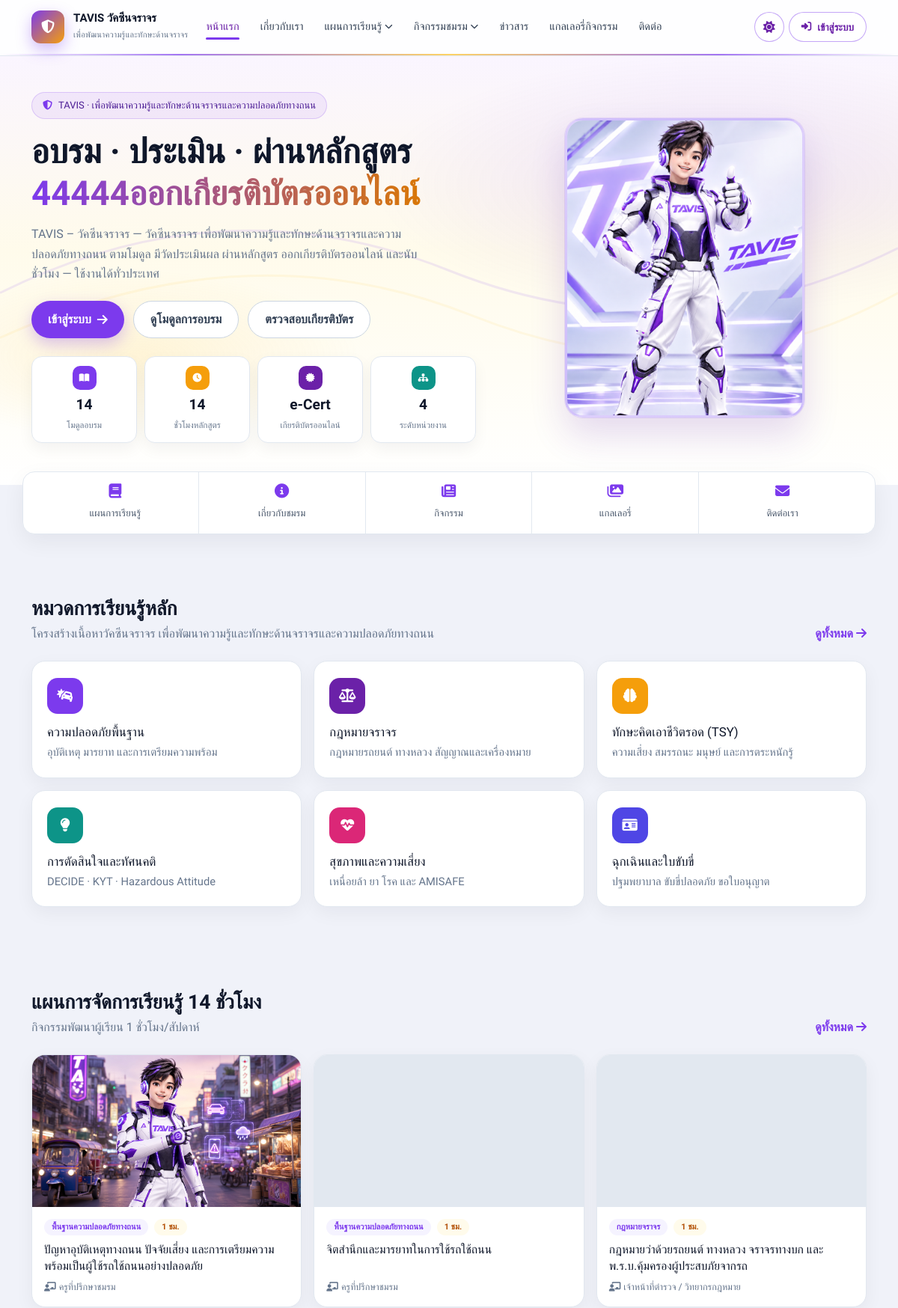
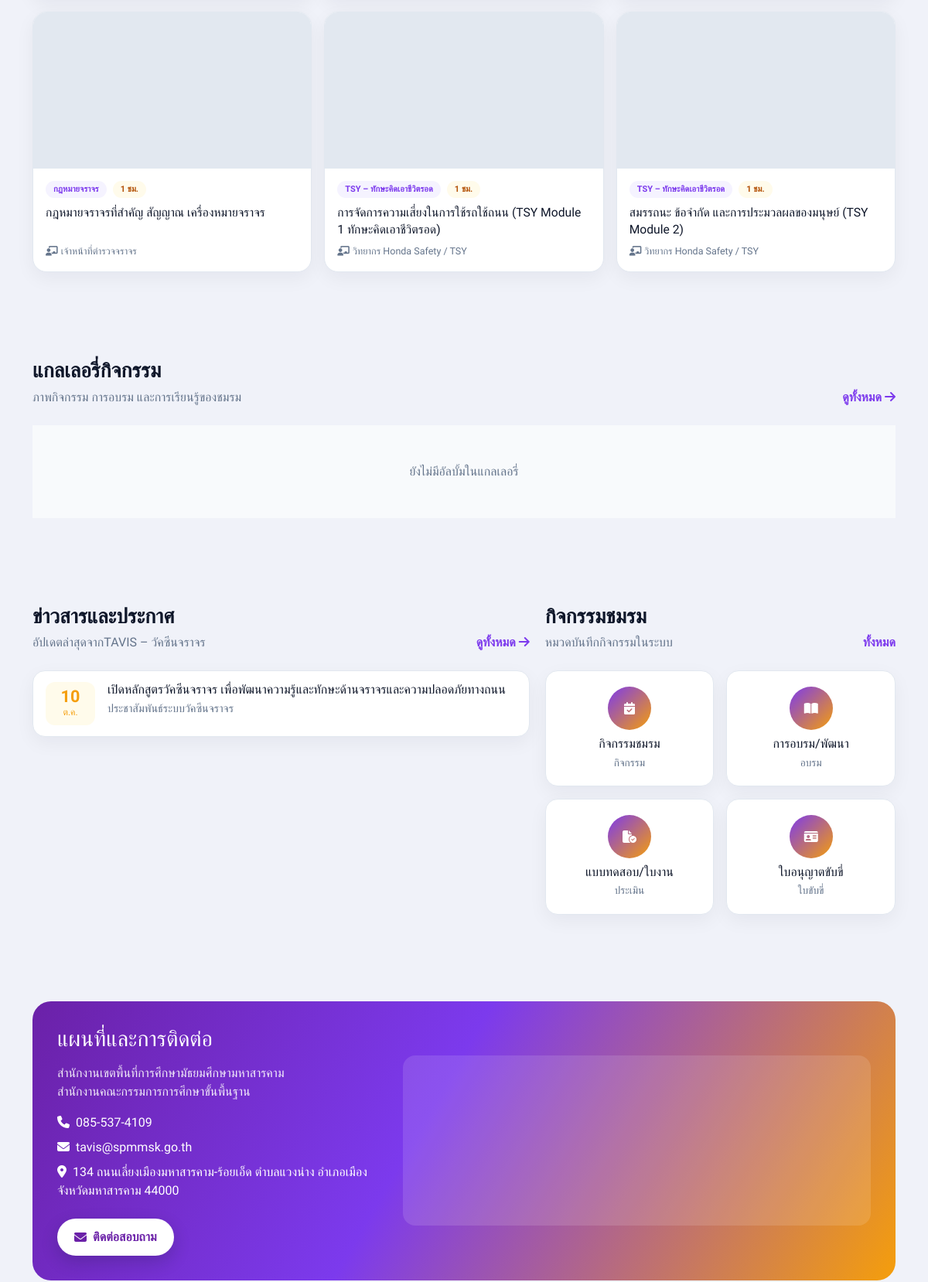
The page / (upper part) on the database its author committed (2 pictures, top to bottom).
### tables this page shows
CREATE TABLE `news` (
  `id` INT UNSIGNED NOT NULL AUTO_INCREMENT,
  `title` VARCHAR(255) NOT NULL,
  `slug` VARCHAR(255) NOT NULL,
  `excerpt` TEXT,
  `content` MEDIUMTEXT,
  `cover_image` VARCHAR(255) DEFAULT NULL,
  `category` VARCHAR(80) DEFAULT 'กิจกรรม',
  `status` TINYINT(1) NOT NULL DEFAULT 1,
  `published_at` DATETIME DEFAULT NULL,
  `views` INT NOT NULL DEFAULT 0,
  `created_by` INT UNSIGNED DEFAULT NULL,
  `created_at` DATETIME NOT NULL DEFAULT CURRENT_TIMESTAMP,
  `updated_at` DATETIME NOT NULL DEFAULT CURRENT_TIMESTAMP ON UPDATE CURRENT_TIMESTAMP,
  PRIMARY KEY (`id`),
  UNIQUE KEY `uk_news_slug` (`slug`)
);

### app/Views/web/home.php (the view, shortened to what the rows shown need)
<?php
$org = (string) setting('org_name');
?>
<section class="home-hero">
  <div class="container">
    <div class="home-hero-grid">
      <div>
        <h1>อบรม · ประเมิน · ผ่านหลักสูตร<br><em>44444ออกเกียรติบัตรออนไลน์</em></h1>
      </div>
    </div>
  </div>
</section>
<section class="ws-section">
  <div class="container">
    <div class="ws-section-head">
      <div>
        <h2>หมวดการเรียนรู้หลัก</h2>
      </div>
    </div>
  </div>
</section>
<section class="ws-section">
  <div class="container">
    <div class="ws-section-head">
      <div>
        <h2>แผนการจัดการเรียนรู้ 14 ชั่วโมง</h2>
      </div>
    </div>
  </div>
</section>
<section class="ws-section">
  <div class="container">
    <div class="ws-section-head">
      <div>
        <h2>แกลเลอรี่กิจกรรม</h2>
      </div>
    </div>
  </div>
</section>
<section class="ws-section">
  <div class="container">
    <div class="row g-4">
      <div class="col-lg-7">
        <div class="ws-section-head">
          <div>
            <h2>ข่าวสารและประกาศ</h2>
          </div>
        </div>
        <div class="ws-news-list">
          <?php if (!empty($news)): foreach ($news as $n):
            $ts = strtotime((string)($n['published_at'] ?? $n['created_at'] ?? 'now')) ?: time();
            $day = date('j', $ts);
            $months = [1=>'ม.ค.',2=>'ก.พ.',3=>'มี.ค.',4=>'เม.ย.',5=>'พ.ค.',6=>'มิ.ย.',7=>'ก.ค.',8=>'ส.ค.',9=>'ก.ย.',10=>'ต.ค.',11=>'พ.ย.',12=>'ธ.ค.'];
            $mon = $months[(int)date('n', $ts)] ?? '';
          ?>
            <a class="ws-news-item" href="<?= url('/news/' . $n['slug']) ?>">
              <div class="ws-news-date"><strong><?= e($day) ?></strong><span><?= e($mon) ?></span></div>
              <div>
                <h3><?= e($n['title']) ?></h3>
                <p><?= e($n['excerpt'] ?: $org) ?></p>
              </div>
            </a>
          <?php endforeach; else: ?>
            <div class="ws-empty">ยังไม่มีข่าวสาร</div>
          <?php endif; ?>
        </div>
      </div>
      <div class="col-lg-5">
        <div class="ws-section-head">
          <div>
            <h2>กิจกรรมชมรม</h2>
          </div>
        </div>
      </div>
    </div>
  </div>
</section>
<section class="ws-section">
  <div class="container">
    <div class="ws-contact-band">
      <div class="row g-4 align-items-center">
        <div class="col-lg-5">
          <h2 class="h3 mb-3" style="font-family:var(--w-display)">แผนที่และการติดต่อ</h2>
        </div>
      </div>
    </div>
  </div>
</section>

### rows shown on the page
news: title "เปิดหลักสูตรวัคซีนจราจร เพื่อพัฒนาความรู้และทักษะด้านจราจรและความปลอดภัยทางถนน", excerpt "ประชาสัมพันธ์ระบบวัคซีนจราจร"

### other values the page prints
mb_strimwidth($navTitle, 0, 42, '…') "TAVIS วัคซีนจราจร"
$navTag "เพื่อพัฒนาความรู้และทักษะด้านจราจร"
$sys "TAVIS"
$tagline "เพื่อพัฒนาความรู้และทักษะด้านจราจรและความปลอดภัยทางถนน"
app_brand('name') "TAVIS – วัคซีนจราจร"
app_brand('description') "วัคซีนจราจร เพื่อพัฒนาความรู้และทักษะด้านจราจรและความปลอดภัยทางถนน ตามโมดูล มีวัดประเมินผล ผ่านหลักสูตร ออกเกียรติบัตรออนไลน์ และนับชั่วโมง — ใช้งานได้ทั่วประเทศ"
$planCount "14"
$fullName "วัคซีนจราจร เพื่อพัฒนาความรู้และทักษะด้านจราจรและความปลอดภัยทางถนน"
$catTitle "ความปลอดภัยพื้นฐาน"
$desc "อุบัติเหตุ มารยาท และการเตรียมความพร้อม"
$catTitle "กฎหมายจราจร"
$desc "กฎหมายรถยนต์ ทางหลวง สัญญาณและเครื่องหมาย"
$catTitle "ทักษะคิดเอาชีวิตรอด (TSY)"
$desc "ความเสี่ยง สมรรถนะ มนุษย์ และการตระหนักรู้"
$catTitle "การตัดสินใจและทัศนคติ"
